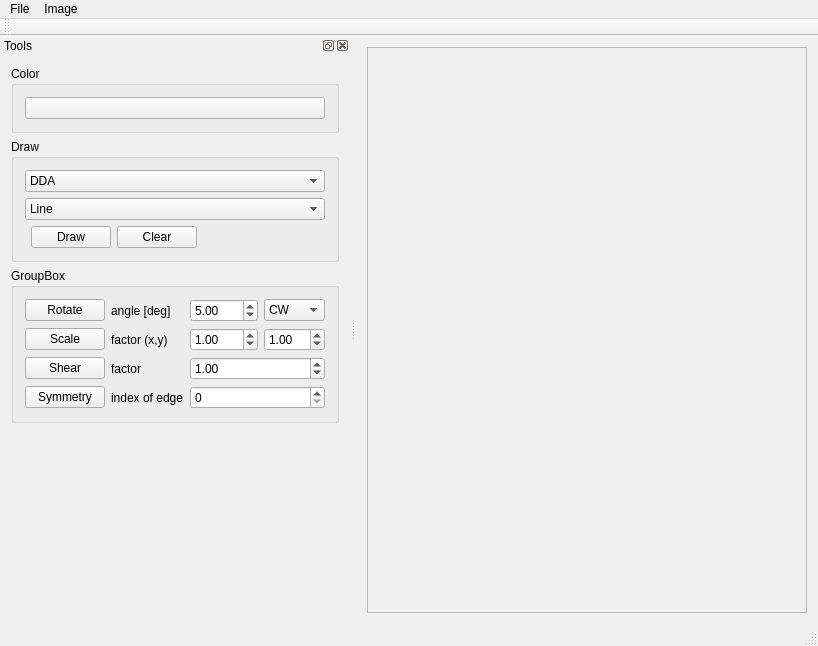
<?xml version="1.0" encoding="UTF-8"?>
<ui version="4.0">
 <class>ImageViewerClass</class>
 <widget class="QMainWindow" name="ImageViewerClass">
  <property name="geometry">
   <rect>
    <x>0</x>
    <y>0</y>
    <width>818</width>
    <height>646</height>
   </rect>
  </property>
  <property name="windowTitle">
   <string>ImageViewer</string>
  </property>
  <widget class="QWidget" name="centralWidget">
   <layout class="QHBoxLayout" name="horizontalLayout">
    <item>
     <widget class="QScrollArea" name="scrollArea">
      <property name="widgetResizable">
       <bool>true</bool>
      </property>
      <widget class="QWidget" name="scrollAreaWidgetContents">
       <property name="geometry">
        <rect>
         <x>0</x>
         <y>0</y>
         <width>384</width>
         <height>556</height>
        </rect>
       </property>
      </widget>
     </widget>
    </item>
   </layout>
  </widget>
  <widget class="QMenuBar" name="menuBar">
   <property name="geometry">
    <rect>
     <x>0</x>
     <y>0</y>
     <width>818</width>
     <height>24</height>
    </rect>
   </property>
   <widget class="QMenu" name="menuFile">
    <property name="title">
     <string>File</string>
    </property>
    <addaction name="actionOpen"/>
    <addaction name="actionSave_as"/>
    <addaction name="separator"/>
    <addaction name="actionExit"/>
   </widget>
   <widget class="QMenu" name="menuImage">
    <property name="title">
     <string>Image</string>
    </property>
    <addaction name="actionClear"/>
   </widget>
   <addaction name="menuFile"/>
   <addaction name="menuImage"/>
  </widget>
  <widget class="QToolBar" name="mainToolBar">
   <attribute name="toolBarArea">
    <enum>TopToolBarArea</enum>
   </attribute>
   <attribute name="toolBarBreak">
    <bool>false</bool>
   </attribute>
  </widget>
  <widget class="QStatusBar" name="statusBar"/>
  <widget class="QDockWidget" name="dockWidget">
   <property name="windowTitle">
    <string>Tools</string>
   </property>
   <attribute name="dockWidgetArea">
    <number>1</number>
   </attribute>
   <widget class="QWidget" name="dockWidgetContents">
    <layout class="QVBoxLayout" name="verticalLayout">
     <item>
      <widget class="QGroupBox" name="groupBox">
       <property name="title">
        <string>Color</string>
       </property>
       <layout class="QVBoxLayout" name="verticalLayout_2">
        <item>
         <widget class="QPushButton" name="pushButtonSetColor">
          <property name="text">
           <string/>
          </property>
         </widget>
        </item>
       </layout>
      </widget>
     </item>
     <item>
      <widget class="QGroupBox" name="groupBox_2">
       <property name="title">
        <string>Draw</string>
       </property>
       <layout class="QGridLayout" name="gridLayout">
        <item row="0" column="0" colspan="4">
         <widget class="QComboBox" name="alg_type_combobox">
          <item>
           <property name="text">
            <string>DDA</string>
           </property>
          </item>
          <item>
           <property name="text">
            <string>Bresenham</string>
           </property>
          </item>
         </widget>
        </item>
        <item row="2" column="3">
         <spacer name="horizontalSpacer">
          <property name="orientation">
           <enum>Qt::Horizontal</enum>
          </property>
          <property name="sizeHint" stdset="0">
           <size>
            <width>40</width>
            <height>20</height>
           </size>
          </property>
         </spacer>
        </item>
        <item row="1" column="0" colspan="4">
         <widget class="QComboBox" name="object_type_combobox">
          <item>
           <property name="text">
            <string>Line</string>
           </property>
          </item>
          <item>
           <property name="text">
            <string>Polygon</string>
           </property>
          </item>
         </widget>
        </item>
        <item row="2" column="2">
         <widget class="QPushButton" name="clear_button">
          <property name="text">
           <string>Clear</string>
          </property>
         </widget>
        </item>
        <item row="2" column="1">
         <widget class="QPushButton" name="draw_button">
          <property name="text">
           <string>Draw</string>
          </property>
          <property name="checkable">
           <bool>true</bool>
          </property>
         </widget>
        </item>
       </layout>
      </widget>
     </item>
     <item>
      <widget class="QGroupBox" name="groupBox_3">
       <property name="title">
        <string>GroupBox</string>
       </property>
       <layout class="QGridLayout" name="gridLayout_2">
        <item row="1" column="1">
         <widget class="QLabel" name="label_2">
          <property name="text">
           <string>factor (x,y)</string>
          </property>
         </widget>
        </item>
        <item row="0" column="1">
         <widget class="QLabel" name="label">
          <property name="text">
           <string>angle [deg]</string>
          </property>
         </widget>
        </item>
        <item row="2" column="0">
         <widget class="QPushButton" name="shear_button">
          <property name="text">
           <string>Shear</string>
          </property>
         </widget>
        </item>
        <item row="0" column="0">
         <widget class="QPushButton" name="rotate_button">
          <property name="text">
           <string>Rotate</string>
          </property>
         </widget>
        </item>
        <item row="1" column="2">
         <widget class="QDoubleSpinBox" name="scale_x_factor">
          <property name="minimum">
           <double>-99.900000000000006</double>
          </property>
          <property name="singleStep">
           <double>0.010000000000000</double>
          </property>
          <property name="value">
           <double>1.000000000000000</double>
          </property>
         </widget>
        </item>
        <item row="2" column="1">
         <widget class="QLabel" name="label_3">
          <property name="text">
           <string>factor</string>
          </property>
         </widget>
        </item>
        <item row="3" column="0">
         <widget class="QPushButton" name="symmetry_button">
          <property name="text">
           <string>Symmetry</string>
          </property>
         </widget>
        </item>
        <item row="1" column="0">
         <widget class="QPushButton" name="scale_button">
          <property name="text">
           <string>Scale</string>
          </property>
         </widget>
        </item>
        <item row="1" column="3">
         <widget class="QDoubleSpinBox" name="scale_y_factor">
          <property name="minimum">
           <double>-99.900000000000006</double>
          </property>
          <property name="singleStep">
           <double>0.010000000000000</double>
          </property>
          <property name="value">
           <double>1.000000000000000</double>
          </property>
         </widget>
        </item>
        <item row="2" column="2" colspan="2">
         <widget class="QDoubleSpinBox" name="shear_factor">
          <property name="minimum">
           <double>-99.900000000000006</double>
          </property>
          <property name="singleStep">
           <double>0.100000000000000</double>
          </property>
          <property name="value">
           <double>1.000000000000000</double>
          </property>
         </widget>
        </item>
        <item row="3" column="1">
         <widget class="QLabel" name="label_4">
          <property name="text">
           <string>index of edge</string>
          </property>
         </widget>
        </item>
        <item row="3" column="2" colspan="2">
         <widget class="QSpinBox" name="symmetry_edge_index"/>
        </item>
        <item row="0" column="2">
         <widget class="QDoubleSpinBox" name="rotate_angle">
          <property name="minimum">
           <double>-360.000000000000000</double>
          </property>
          <property name="maximum">
           <double>360.000000000000000</double>
          </property>
          <property name="value">
           <double>5.000000000000000</double>
          </property>
         </widget>
        </item>
        <item row="0" column="3">
         <widget class="QComboBox" name="rotate_direction">
          <item>
           <property name="text">
            <string>CW</string>
           </property>
          </item>
          <item>
           <property name="text">
            <string>CCW</string>
           </property>
          </item>
         </widget>
        </item>
       </layout>
      </widget>
     </item>
     <item>
      <spacer name="verticalSpacer">
       <property name="orientation">
        <enum>Qt::Vertical</enum>
       </property>
       <property name="sizeHint" stdset="0">
        <size>
         <width>20</width>
         <height>40</height>
        </size>
       </property>
      </spacer>
     </item>
    </layout>
   </widget>
  </widget>
  <action name="actionOpen">
   <property name="text">
    <string>Open</string>
   </property>
   <property name="shortcut">
    <string>Ctrl+O</string>
   </property>
  </action>
  <action name="actionSave_as">
   <property name="text">
    <string>Save as</string>
   </property>
   <property name="shortcut">
    <string>Ctrl+S</string>
   </property>
  </action>
  <action name="actionClear">
   <property name="text">
    <string>Clear</string>
   </property>
  </action>
  <action name="actionExit">
   <property name="text">
    <string>Exit</string>
   </property>
   <property name="shortcut">
    <string>Alt+F4</string>
   </property>
  </action>
  <action name="actionResize">
   <property name="text">
    <string>Resize</string>
   </property>
  </action>
 </widget>
 <layoutdefault spacing="6" margin="11"/>
 <resources/>
 <connections/>
</ui>
